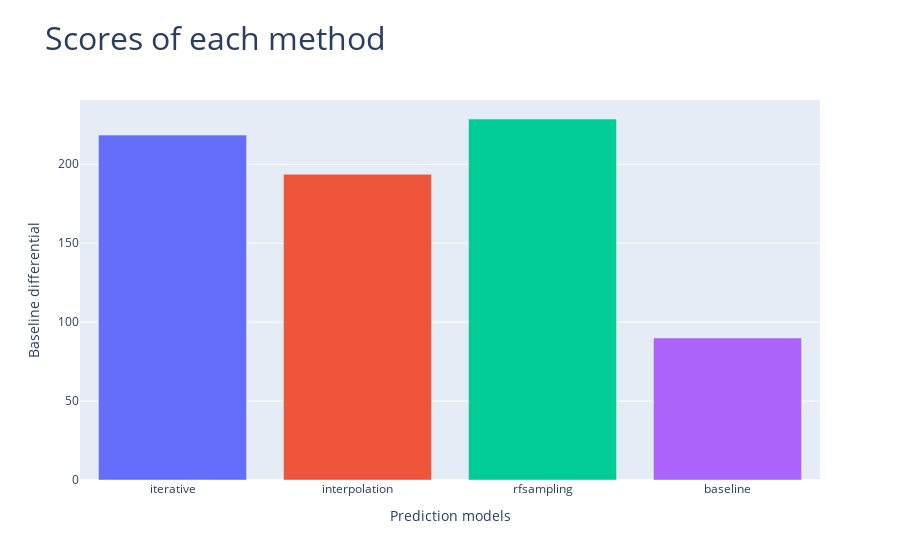

Notebook source saved alongside this figure:
### Code cell
MasterScatterPlotly()

### Figure 1 — Plotly figure (JSON) as saved in the notebook; plotly's stock layout.template omitted (floating-point values rounded to 4 significant figures)
{"data": [{"name": "iterative", "type": "bar", "x": ["iterative"], "xaxis": "x", "y": [218.5], "yaxis": "y"}, {"name": "interpolation", "type": "bar", "x": ["interpolation"], "xaxis": "x", "y": [193.7], "yaxis": "y"}, {"name": "rfsampling", "type": "bar", "x": ["rfsampling"], "xaxis": "x", "y": [228.7], "yaxis": "y"}, {"name": "baseline", "type": "bar", "x": ["baseline"], "xaxis": "x", "y": [90], "yaxis": "y"}], "layout": {"showlegend": false, "title": {"font": {"size": 32}, "text": "Scores of each method"}, "xaxis": {"anchor": "y", "domain": [0, 1], "title": {"text": "Prediction models"}}, "yaxis": {"anchor": "x", "domain": [0, 1], "title": {"text": "Baseline differential"}}}}
